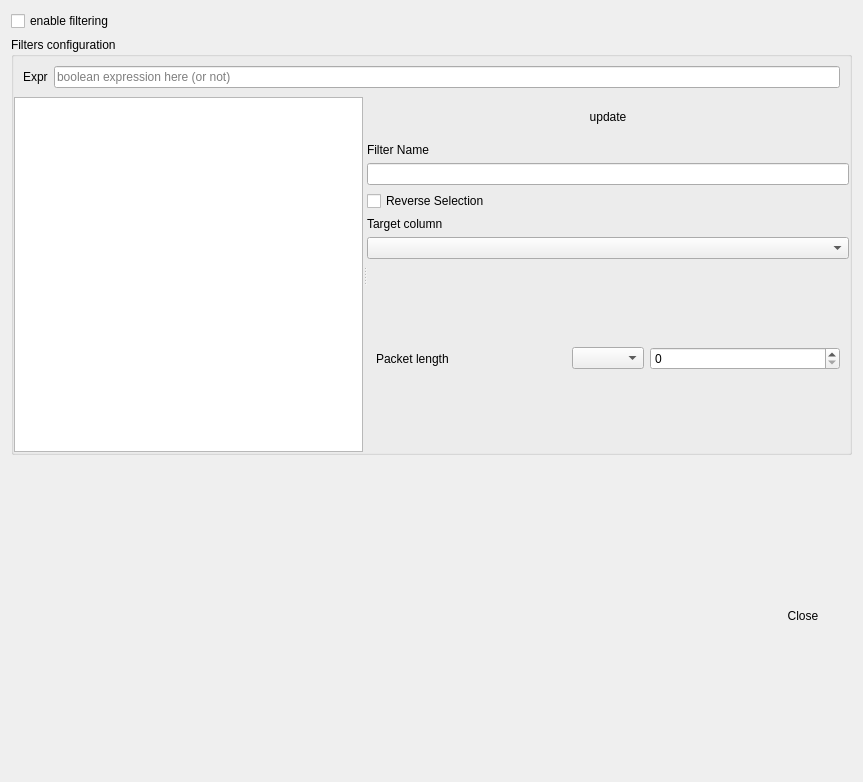
<?xml version="1.0" encoding="UTF-8"?>
<ui version="4.0">
 <class>FilterDialog</class>
 <widget class="QDialog" name="FilterDialog">
  <property name="geometry">
   <rect>
    <x>0</x>
    <y>0</y>
    <width>863</width>
    <height>782</height>
   </rect>
  </property>
  <property name="windowTitle">
   <string>Dialog</string>
  </property>
  <layout class="QVBoxLayout" name="verticalLayout_2">
   <item>
    <widget class="QCheckBox" name="enableCheckBox">
     <property name="text">
      <string>enable filtering</string>
     </property>
    </widget>
   </item>
   <item>
    <widget class="QGroupBox" name="filtersGroupBox">
     <property name="title">
      <string>Filters configuration</string>
     </property>
     <property name="checkable">
      <bool>false</bool>
     </property>
     <layout class="QVBoxLayout" name="verticalLayout_4">
      <property name="spacing">
       <number>0</number>
      </property>
      <property name="leftMargin">
       <number>0</number>
      </property>
      <property name="topMargin">
       <number>0</number>
      </property>
      <property name="rightMargin">
       <number>0</number>
      </property>
      <property name="bottomMargin">
       <number>0</number>
      </property>
      <item>
       <widget class="QWidget" name="exprWidget" native="true">
        <layout class="QHBoxLayout" name="horizontalLayout_2">
         <item>
          <widget class="QLabel" name="exprLabel">
           <property name="text">
            <string>Expr</string>
           </property>
          </widget>
         </item>
         <item>
          <widget class="QLineEdit" name="booleanExprLineEdit">
           <property name="toolTip">
            <string>&lt;html&gt;&lt;head/&gt;&lt;body&gt;&lt;p&gt;Boolean expression using the defined filters as operands.&lt;/p&gt;&lt;p&gt;Parenthesis allowed : (  )&lt;/p&gt;&lt;p&gt;Allowed boolean operators: AND, OR, XOR, NOT&lt;/p&gt;&lt;p&gt;NOT operator has precedence over the binary ones.&lt;/p&gt;&lt;p&gt;Binary operators are evaluated in order of appearance. In doubt use parenthesis.&lt;/p&gt;&lt;p&gt;If no expression is provided, the result is produced by using a simple AND evaluation.&lt;/p&gt;&lt;/body&gt;&lt;/html&gt;</string>
           </property>
           <property name="placeholderText">
            <string>boolean expression here (or not)</string>
           </property>
          </widget>
         </item>
        </layout>
       </widget>
      </item>
      <item>
       <widget class="QSplitter" name="splitter">
        <property name="orientation">
         <enum>Qt::Horizontal</enum>
        </property>
        <widget class="QListWidget" name="filtersListWidget"/>
        <widget class="QWidget" name="filtersWidget" native="true">
         <layout class="QVBoxLayout" name="verticalLayout_3">
          <item>
           <widget class="QWidget" name="actionButtonWidget" native="true">
            <layout class="QHBoxLayout" name="horizontalLayout">
             <item>
              <widget class="QPushButton" name="addPushButton">
               <property name="maximumSize">
                <size>
                 <width>24</width>
                 <height>16777215</height>
                </size>
               </property>
               <property name="text">
                <string/>
               </property>
               <property name="icon">
                <iconset resource="../../gui_res.qrc">
                 <normaloff>:/Images/icons/dialog-more.png</normaloff>:/Images/icons/dialog-more.png</iconset>
               </property>
               <property name="flat">
                <bool>true</bool>
               </property>
              </widget>
             </item>
             <item>
              <spacer name="horizontalSpacer_2">
               <property name="orientation">
                <enum>Qt::Horizontal</enum>
               </property>
               <property name="sizeHint" stdset="0">
                <size>
                 <width>40</width>
                 <height>20</height>
                </size>
               </property>
              </spacer>
             </item>
             <item>
              <widget class="QPushButton" name="applyPushButton">
               <property name="text">
                <string>update</string>
               </property>
               <property name="flat">
                <bool>true</bool>
               </property>
              </widget>
             </item>
             <item>
              <spacer name="horizontalSpacer">
               <property name="orientation">
                <enum>Qt::Horizontal</enum>
               </property>
               <property name="sizeHint" stdset="0">
                <size>
                 <width>40</width>
                 <height>20</height>
                </size>
               </property>
              </spacer>
             </item>
             <item>
              <widget class="QPushButton" name="clearPushButton">
               <property name="maximumSize">
                <size>
                 <width>24</width>
                 <height>16777215</height>
                </size>
               </property>
               <property name="text">
                <string/>
               </property>
               <property name="icon">
                <iconset resource="../../gui_res.qrc">
                 <normaloff>:/Images/icons/edit-clear-2.png</normaloff>:/Images/icons/edit-clear-2.png</iconset>
               </property>
               <property name="flat">
                <bool>true</bool>
               </property>
              </widget>
             </item>
            </layout>
           </widget>
          </item>
          <item>
           <widget class="QLabel" name="filterNameLabel">
            <property name="text">
             <string>Filter Name</string>
            </property>
           </widget>
          </item>
          <item>
           <widget class="QLineEdit" name="filterNameLineEdit"/>
          </item>
          <item>
           <widget class="QCheckBox" name="reverseCheckBox">
            <property name="text">
             <string>Reverse Selection</string>
            </property>
           </widget>
          </item>
          <item>
           <widget class="QLabel" name="columnLabel">
            <property name="text">
             <string>Target column</string>
            </property>
           </widget>
          </item>
          <item>
           <widget class="QComboBox" name="columnComboBox"/>
          </item>
          <item>
           <widget class="QStackedWidget" name="stackedWidget">
            <property name="currentIndex">
             <number>3</number>
            </property>
            <widget class="QWidget" name="directionPage">
             <layout class="QHBoxLayout" name="horizontalLayout_5">
              <item>
               <widget class="QLabel" name="directionLabel">
                <property name="text">
                 <string>Direction</string>
                </property>
               </widget>
              </item>
              <item>
               <widget class="QComboBox" name="directionComboBox">
                <property name="sizePolicy">
                 <sizepolicy hsizetype="Maximum" vsizetype="Fixed">
                  <horstretch>0</horstretch>
                  <verstretch>0</verstretch>
                 </sizepolicy>
                </property>
               </widget>
              </item>
             </layout>
            </widget>
            <widget class="QWidget" name="timestampPage">
             <layout class="QVBoxLayout" name="verticalLayout_5">
              <item>
               <widget class="QCheckBox" name="afterCheckBox">
                <property name="text">
                 <string>Only after</string>
                </property>
               </widget>
              </item>
              <item>
               <widget class="QDateTimeEdit" name="afterDateTimeEdit">
                <property name="calendarPopup">
                 <bool>true</bool>
                </property>
                <property name="timeSpec">
                 <enum>Qt::TimeZone</enum>
                </property>
               </widget>
              </item>
              <item>
               <widget class="QCheckBox" name="beforeCheckBox">
                <property name="text">
                 <string>Not before</string>
                </property>
               </widget>
              </item>
              <item>
               <widget class="QDateTimeEdit" name="beforeDateTimeEdit">
                <property name="calendarPopup">
                 <bool>true</bool>
                </property>
                <property name="timeSpec">
                 <enum>Qt::TimeZone</enum>
                </property>
               </widget>
              </item>
              <item>
               <spacer name="verticalSpacer_2">
                <property name="orientation">
                 <enum>Qt::Vertical</enum>
                </property>
                <property name="sizeHint" stdset="0">
                 <size>
                  <width>20</width>
                  <height>40</height>
                 </size>
                </property>
               </spacer>
              </item>
             </layout>
            </widget>
            <widget class="QWidget" name="dataPage">
             <layout class="QFormLayout" name="formLayout">
              <item row="0" column="0">
               <widget class="QLabel" name="filterLabel">
                <property name="text">
                 <string>Search for</string>
                </property>
               </widget>
              </item>
              <item row="0" column="1">
               <widget class="QLineEdit" name="filterLineEdit"/>
              </item>
              <item row="1" column="1">
               <widget class="QGroupBox" name="FilterGroupBox">
                <property name="title">
                 <string>Filter type</string>
                </property>
                <layout class="QVBoxLayout" name="verticalLayout">
                 <item>
                  <widget class="QRadioButton" name="hexaRadioButton">
                   <property name="text">
                    <string>He&amp;xadecimal (Use */x/X for wildcards)</string>
                   </property>
                  </widget>
                 </item>
                 <item>
                  <widget class="QRadioButton" name="utf8RadioButton">
                   <property name="text">
                    <string>UTF-&amp;8</string>
                   </property>
                  </widget>
                 </item>
                 <item>
                  <widget class="QRadioButton" name="utf16RadioButton">
                   <property name="text">
                    <string>UTF-&amp;16</string>
                   </property>
                  </widget>
                 </item>
                </layout>
               </widget>
              </item>
              <item row="2" column="1">
               <widget class="QLineEdit" name="startOffsetLineEdit"/>
              </item>
              <item row="2" column="0">
               <widget class="QLabel" name="startingOffsetLabel">
                <property name="text">
                 <string>Starting Offset</string>
                </property>
               </widget>
              </item>
             </layout>
            </widget>
            <widget class="QWidget" name="lengthPage">
             <layout class="QHBoxLayout" name="horizontalLayout_4">
              <item>
               <widget class="QLabel" name="packetLengthLabel">
                <property name="text">
                 <string>Packet length</string>
                </property>
               </widget>
              </item>
              <item>
               <widget class="QComboBox" name="lengthOpComboBox">
                <property name="sizePolicy">
                 <sizepolicy hsizetype="Maximum" vsizetype="Fixed">
                  <horstretch>0</horstretch>
                  <verstretch>0</verstretch>
                 </sizepolicy>
                </property>
               </widget>
              </item>
              <item>
               <widget class="QSpinBox" name="lengthSpinBox">
                <property name="maximum">
                 <number>100000000</number>
                </property>
                <property name="singleStep">
                 <number>100</number>
                </property>
               </widget>
              </item>
             </layout>
            </widget>
            <widget class="QWidget" name="cidPage">
             <layout class="QVBoxLayout" name="verticalLayout_7">
              <item>
               <widget class="QLabel" name="cidLabel">
                <property name="text">
                 <string>CIDs</string>
                </property>
               </widget>
              </item>
              <item>
               <widget class="QLineEdit" name="cidLineEdit">
                <property name="placeholderText">
                 <string>CID numbers, separated by commas</string>
                </property>
               </widget>
              </item>
              <item>
               <spacer name="verticalSpacer_3">
                <property name="orientation">
                 <enum>Qt::Vertical</enum>
                </property>
                <property name="sizeHint" stdset="0">
                 <size>
                  <width>20</width>
                  <height>40</height>
                 </size>
                </property>
               </spacer>
              </item>
             </layout>
            </widget>
            <widget class="QWidget" name="textPage">
             <layout class="QVBoxLayout" name="verticalLayout_6">
              <item>
               <widget class="QLabel" name="regexpLabel">
                <property name="text">
                 <string>Regular Expression</string>
                </property>
               </widget>
              </item>
              <item>
               <widget class="QLineEdit" name="regexpLineEdit"/>
              </item>
              <item>
               <widget class="QLabel" name="regexpTypeLabel">
                <property name="text">
                 <string>type</string>
                </property>
               </widget>
              </item>
              <item>
               <widget class="QComboBox" name="regexpTypeComboBox">
                <property name="sizePolicy">
                 <sizepolicy hsizetype="Maximum" vsizetype="Fixed">
                  <horstretch>0</horstretch>
                  <verstretch>0</verstretch>
                 </sizepolicy>
                </property>
               </widget>
              </item>
              <item>
               <widget class="QCheckBox" name="caseSensitiveCheckBox">
                <property name="text">
                 <string>Case sensitive</string>
                </property>
               </widget>
              </item>
              <item>
               <spacer name="verticalSpacer">
                <property name="orientation">
                 <enum>Qt::Vertical</enum>
                </property>
                <property name="sizeHint" stdset="0">
                 <size>
                  <width>20</width>
                  <height>40</height>
                 </size>
                </property>
               </spacer>
              </item>
             </layout>
            </widget>
           </widget>
          </item>
         </layout>
        </widget>
       </widget>
      </item>
     </layout>
    </widget>
   </item>
   <item>
    <widget class="QWidget" name="bottomWidget" native="true">
     <layout class="QHBoxLayout" name="horizontalLayout_3">
      <item>
       <widget class="QLabel" name="errorLabel">
        <property name="styleSheet">
         <string notr="true">color: rgb(255, 0, 0);</string>
        </property>
        <property name="text">
         <string/>
        </property>
       </widget>
      </item>
      <item>
       <widget class="QPushButton" name="closePushButton">
        <property name="sizePolicy">
         <sizepolicy hsizetype="Maximum" vsizetype="Fixed">
          <horstretch>0</horstretch>
          <verstretch>0</verstretch>
         </sizepolicy>
        </property>
        <property name="text">
         <string>Close</string>
        </property>
        <property name="flat">
         <bool>true</bool>
        </property>
       </widget>
      </item>
     </layout>
    </widget>
   </item>
  </layout>
 </widget>
 <resources>
  <include location="../../gui_res.qrc"/>
 </resources>
 <connections/>
</ui>
